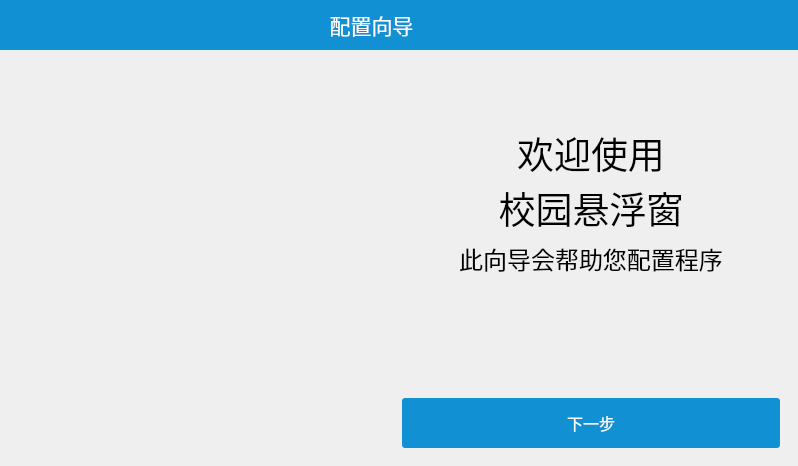
<?xml version="1.0" encoding="UTF-8"?>
<ui version="4.0">
 <class>GetStartWidget</class>
 <widget class="QDialog" name="GetStartWidget">
  <property name="geometry">
   <rect>
    <x>0</x>
    <y>0</y>
    <width>798</width>
    <height>466</height>
   </rect>
  </property>
  <property name="windowTitle">
   <string>Form</string>
  </property>
  <property name="styleSheet">
   <string notr="true"/>
  </property>
  <layout class="QVBoxLayout" name="verticalLayout" stretch="1,10">
   <property name="spacing">
    <number>0</number>
   </property>
   <property name="leftMargin">
    <number>0</number>
   </property>
   <property name="topMargin">
    <number>0</number>
   </property>
   <property name="rightMargin">
    <number>0</number>
   </property>
   <property name="bottomMargin">
    <number>0</number>
   </property>
   <item>
    <widget class="QWidget" name="widget_2" native="true">
     <property name="minimumSize">
      <size>
       <width>100</width>
       <height>50</height>
      </size>
     </property>
     <property name="maximumSize">
      <size>
       <width>16777215</width>
       <height>50</height>
      </size>
     </property>
     <property name="styleSheet">
      <string notr="true">background:#1191d3;</string>
     </property>
     <layout class="QGridLayout" name="gridLayout">
      <property name="leftMargin">
       <number>0</number>
      </property>
      <property name="topMargin">
       <number>0</number>
      </property>
      <property name="rightMargin">
       <number>0</number>
      </property>
      <property name="bottomMargin">
       <number>0</number>
      </property>
      <item row="0" column="0">
       <layout class="QHBoxLayout" name="horizontalLayout" stretch="15,1">
        <item>
         <widget class="ClickLabel" name="label">
          <property name="font">
           <font>
            <pointsize>16</pointsize>
           </font>
          </property>
          <property name="styleSheet">
           <string notr="true">color:#ffffff</string>
          </property>
          <property name="text">
           <string>配置向导</string>
          </property>
          <property name="alignment">
           <set>Qt::AlignCenter</set>
          </property>
         </widget>
        </item>
        <item>
         <widget class="ClickLabel" name="label_2">
          <property name="styleSheet">
           <string notr="true">ClickLabel{
image:url(&quot;:/res/cha.png&quot;);
}
ClickLabel:hover{
background:rgb(255, 58, 58);
}</string>
          </property>
          <property name="text">
           <string/>
          </property>
         </widget>
        </item>
       </layout>
      </item>
     </layout>
    </widget>
   </item>
   <item>
    <widget class="QWidget" name="widget" native="true">
     <property name="minimumSize">
      <size>
       <width>0</width>
       <height>0</height>
      </size>
     </property>
     <layout class="QGridLayout" name="gridLayout_2">
      <item row="0" column="0">
       <widget class="QStackedWidget" name="stackedWidget">
        <property name="frameShadow">
         <enum>QFrame::Plain</enum>
        </property>
        <property name="currentIndex">
         <number>2</number>
        </property>
        <widget class="QWidget" name="page">
         <layout class="QHBoxLayout" name="horizontalLayout_4">
          <item>
           <widget class="QLabel" name="label_6">
            <property name="styleSheet">
             <string notr="true">image: url(&quot;:/res/icon.png&quot;);</string>
            </property>
            <property name="text">
             <string/>
            </property>
           </widget>
          </item>
          <item>
           <layout class="QVBoxLayout" name="verticalLayout_4" stretch="10,0,0,0,0,20">
            <item>
             <widget class="QLabel" name="label_9">
              <property name="maximumSize">
               <size>
                <width>16777215</width>
                <height>50</height>
               </size>
              </property>
              <property name="font">
               <font>
                <pointsize>28</pointsize>
               </font>
              </property>
              <property name="styleSheet">
               <string notr="true">color:#000000</string>
              </property>
              <property name="text">
               <string>课程表配置</string>
              </property>
              <property name="alignment">
               <set>Qt::AlignCenter</set>
              </property>
             </widget>
            </item>
            <item>
             <widget class="QLabel" name="label_10">
              <property name="font">
               <font>
                <pointsize>18</pointsize>
               </font>
              </property>
              <property name="styleSheet">
               <string notr="true">color:#000000</string>
              </property>
              <property name="text">
               <string>配置程序运行必须的课程表</string>
              </property>
              <property name="alignment">
               <set>Qt::AlignCenter</set>
              </property>
             </widget>
            </item>
            <item>
             <spacer name="verticalSpacer_5">
              <property name="orientation">
               <enum>Qt::Vertical</enum>
              </property>
              <property name="sizeHint" stdset="0">
               <size>
                <width>20</width>
                <height>40</height>
               </size>
              </property>
             </spacer>
            </item>
            <item>
             <widget class="QPushButton" name="config_tt">
              <property name="minimumSize">
               <size>
                <width>0</width>
                <height>50</height>
               </size>
              </property>
              <property name="maximumSize">
               <size>
                <width>16777215</width>
                <height>70</height>
               </size>
              </property>
              <property name="font">
               <font>
                <pointsize>14</pointsize>
               </font>
              </property>
              <property name="styleSheet">
               <string notr="true">QPushButton{
	border-radius: 3px; /* 边框圆角 */
	color:#ffffff;
	background-color: #1191d3; /* 背景颜色 */
	padding:3px;

}
QPushButton:hover{
background:rgb(11, 96, 139);
}
</string>
              </property>
              <property name="text">
               <string>现在配置</string>
              </property>
             </widget>
            </item>
            <item>
             <widget class="QPushButton" name="continue_2">
              <property name="minimumSize">
               <size>
                <width>0</width>
                <height>40</height>
               </size>
              </property>
              <property name="maximumSize">
               <size>
                <width>16777215</width>
                <height>60</height>
               </size>
              </property>
              <property name="font">
               <font>
                <pointsize>12</pointsize>
               </font>
              </property>
              <property name="styleSheet">
               <string notr="true">QPushButton{
	border-radius: 3px; /* 边框圆角 */
	color:#000000;
	background-color: rgb(214, 214, 214); /* 背景颜色 */
	padding:3px;

}
QPushButton:hover{
background:rgb(231, 231, 231);
}
</string>
              </property>
              <property name="text">
               <string>稍后配置</string>
              </property>
             </widget>
            </item>
            <item>
             <spacer name="verticalSpacer_6">
              <property name="orientation">
               <enum>Qt::Vertical</enum>
              </property>
              <property name="sizeHint" stdset="0">
               <size>
                <width>20</width>
                <height>40</height>
               </size>
              </property>
             </spacer>
            </item>
           </layout>
          </item>
         </layout>
        </widget>
        <widget class="QWidget" name="page_3">
         <layout class="QHBoxLayout" name="horizontalLayout_5">
          <item>
           <widget class="QLabel" name="label_11">
            <property name="styleSheet">
             <string notr="true">image: url(&quot;:/res/icon.png&quot;);</string>
            </property>
            <property name="text">
             <string/>
            </property>
           </widget>
          </item>
          <item>
           <layout class="QVBoxLayout" name="verticalLayout_5" stretch="10,10,0,20,0">
            <item>
             <spacer name="verticalSpacer_7">
              <property name="orientation">
               <enum>Qt::Vertical</enum>
              </property>
              <property name="sizeHint" stdset="0">
               <size>
                <width>20</width>
                <height>40</height>
               </size>
              </property>
             </spacer>
            </item>
            <item>
             <widget class="QLabel" name="label_12">
              <property name="font">
               <font>
                <pointsize>28</pointsize>
               </font>
              </property>
              <property name="styleSheet">
               <string notr="true">color:#000000</string>
              </property>
              <property name="text">
               <string>配置完成</string>
              </property>
              <property name="alignment">
               <set>Qt::AlignCenter</set>
              </property>
             </widget>
            </item>
            <item>
             <widget class="QLabel" name="label_13">
              <property name="font">
               <font>
                <pointsize>18</pointsize>
               </font>
              </property>
              <property name="styleSheet">
               <string notr="true">color:#000000</string>
              </property>
              <property name="text">
               <string>祝您使用愉快</string>
              </property>
              <property name="alignment">
               <set>Qt::AlignCenter</set>
              </property>
             </widget>
            </item>
            <item>
             <spacer name="verticalSpacer_8">
              <property name="orientation">
               <enum>Qt::Vertical</enum>
              </property>
              <property name="sizeHint" stdset="0">
               <size>
                <width>20</width>
                <height>40</height>
               </size>
              </property>
             </spacer>
            </item>
            <item>
             <widget class="QPushButton" name="but_ok">
              <property name="sizePolicy">
               <sizepolicy hsizetype="Minimum" vsizetype="Fixed">
                <horstretch>0</horstretch>
                <verstretch>0</verstretch>
               </sizepolicy>
              </property>
              <property name="minimumSize">
               <size>
                <width>0</width>
                <height>50</height>
               </size>
              </property>
              <property name="maximumSize">
               <size>
                <width>16777215</width>
                <height>70</height>
               </size>
              </property>
              <property name="font">
               <font>
                <pointsize>12</pointsize>
               </font>
              </property>
              <property name="layoutDirection">
               <enum>Qt::LeftToRight</enum>
              </property>
              <property name="styleSheet">
               <string notr="true">QPushButton{
	border-radius: 3px; /* 边框圆角 */
	color:#ffffff;
	background-color: #1191d3; /* 背景颜色 */
	padding:3px;

}
QPushButton:hover{
background:rgb(11, 96, 139);
}
</string>
              </property>
              <property name="text">
               <string>完成</string>
              </property>
              <property name="checkable">
               <bool>false</bool>
              </property>
              <property name="flat">
               <bool>false</bool>
              </property>
             </widget>
            </item>
           </layout>
          </item>
         </layout>
        </widget>
        <widget class="QWidget" name="page_2">
         <property name="layoutDirection">
          <enum>Qt::LeftToRight</enum>
         </property>
         <layout class="QHBoxLayout" name="horizontalLayout_2">
          <item>
           <widget class="QLabel" name="label_3">
            <property name="styleSheet">
             <string notr="true">image: url(&quot;:/res/icon.png&quot;);</string>
            </property>
            <property name="text">
             <string/>
            </property>
           </widget>
          </item>
          <item>
           <layout class="QVBoxLayout" name="verticalLayout_2" stretch="10,10,0,20,0">
            <item>
             <spacer name="verticalSpacer">
              <property name="orientation">
               <enum>Qt::Vertical</enum>
              </property>
              <property name="sizeHint" stdset="0">
               <size>
                <width>20</width>
                <height>40</height>
               </size>
              </property>
             </spacer>
            </item>
            <item>
             <widget class="QLabel" name="label_4">
              <property name="font">
               <font>
                <pointsize>28</pointsize>
               </font>
              </property>
              <property name="styleSheet">
               <string notr="true">color:#000000</string>
              </property>
              <property name="text">
               <string>欢迎使用
校园悬浮窗</string>
              </property>
              <property name="alignment">
               <set>Qt::AlignHCenter|Qt::AlignTop</set>
              </property>
             </widget>
            </item>
            <item>
             <widget class="QLabel" name="label_5">
              <property name="font">
               <font>
                <pointsize>18</pointsize>
               </font>
              </property>
              <property name="styleSheet">
               <string notr="true">color:#000000</string>
              </property>
              <property name="text">
               <string>此向导会帮助您配置程序</string>
              </property>
              <property name="alignment">
               <set>Qt::AlignCenter</set>
              </property>
             </widget>
            </item>
            <item>
             <spacer name="verticalSpacer_2">
              <property name="orientation">
               <enum>Qt::Vertical</enum>
              </property>
              <property name="sizeHint" stdset="0">
               <size>
                <width>20</width>
                <height>40</height>
               </size>
              </property>
             </spacer>
            </item>
            <item>
             <widget class="QPushButton" name="continue_1">
              <property name="sizePolicy">
               <sizepolicy hsizetype="Minimum" vsizetype="Fixed">
                <horstretch>0</horstretch>
                <verstretch>0</verstretch>
               </sizepolicy>
              </property>
              <property name="minimumSize">
               <size>
                <width>0</width>
                <height>50</height>
               </size>
              </property>
              <property name="maximumSize">
               <size>
                <width>16777215</width>
                <height>70</height>
               </size>
              </property>
              <property name="font">
               <font>
                <pointsize>12</pointsize>
               </font>
              </property>
              <property name="layoutDirection">
               <enum>Qt::LeftToRight</enum>
              </property>
              <property name="styleSheet">
               <string notr="true">QPushButton{
	border-radius: 3px; /* 边框圆角 */
	color:#ffffff;
	background-color: #1191d3; /* 背景颜色 */
	padding:3px;

}
QPushButton:hover{
background:rgb(11, 96, 139);
}
</string>
              </property>
              <property name="text">
               <string>下一步</string>
              </property>
              <property name="checkable">
               <bool>false</bool>
              </property>
              <property name="flat">
               <bool>false</bool>
              </property>
             </widget>
            </item>
           </layout>
          </item>
         </layout>
        </widget>
       </widget>
      </item>
     </layout>
    </widget>
   </item>
  </layout>
 </widget>
 <customwidgets>
  <customwidget>
   <class>ClickLabel</class>
   <extends>QLabel</extends>
   <header>clicklabel.h</header>
  </customwidget>
 </customwidgets>
 <resources/>
 <connections/>
</ui>
